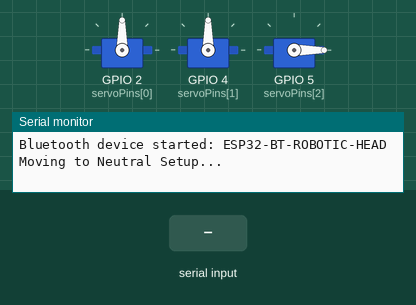
The sketch below on a simulated ESP32. On the bench: 3 × servo, the last lines printed to the serial monitor. The inputs (shaded band) are chosen by the test bench. Nothing arrives over Bluetooth unless stated.

Above: at 2.1 s.
2.2 s: "1:1\n" received over the second serial link
4.9 s: "V2:1\n" received over the second serial link
At 5.6 s:
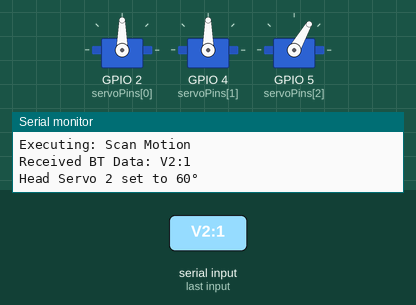
6.4 s: "0:1\n" received over the second serial link
At 6.55 s:
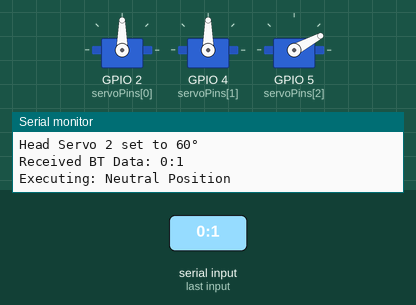
8.2 s: "2:1\n" received over the second serial link
At 8.35 s:
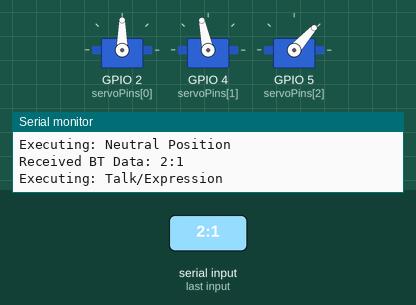
Timing chart, 0 to 11.2 s (numbered marks = the images above; inputs shaded):
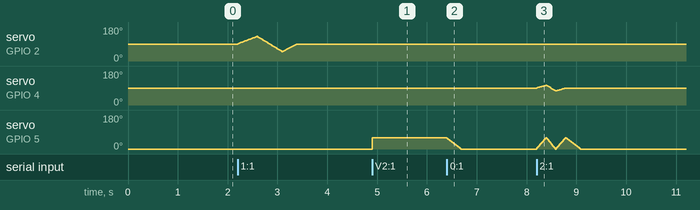

The sketch:

BLE_Head_Contol_V1.0-main.ino
```cpp
/*
- =====================================================================================
-  Project       : ESP32 Robotic Head Firmware (Direct PWM / Classic Bluetooth)
-  Author        : Rupesh Thakur (https://github.com/Rupesh6786)
-  Repository    : https://github.com/Rupesh6786/BLE_Head_Control_V1.0.git
-  Target MCU    : ESP32 (WROOM-32 / ESP32-DevKit v1)
-  Language      : C++ / Arduino Framework
- =====================================================================================
-
-  [OVERVIEW]
-  Firmware for a 3-DOF Robotic Head (Neck, Eyes, Mouth) driven directly via ESP32 PWM
-  pins without external hardware servo drivers. Features smooth interpolation curves,
-  virtual pin command parser matching app protocols, and low-power optimization.
-
-  [ROBOT TOPOLOGY & PINOUT & LIMITS]
- Neck (V0)  : GPIO 2  (Base Rotation) -> Limits: 40° to 140° (Neutral: 90°)
- Eyes (V1)  : GPIO 4  (Pan Tracking)  -> Limits: 50° to 115° (Neutral: 90°)
- Mouth (V2) : GPIO 5  (Jaw Mechanism) -> Limits: 0° to 60°   (Closed: 0°, Open: 60°)
- =====================================================================================
 */

#include "BluetoothSerial.h"
#include <ESP32Servo.h>

BluetoothSerial SerialBT;

// ---------- Servos & Pin Configuration ----------
static const int numberOfServos = 3;
static const int servoPins[numberOfServos] = {2, 4, 5};
/*
  servoPins[0] = 2  -> Neck (V0)
  servoPins[1] = 4  -> Eyes (V1)
  servoPins[2] = 5  -> Mouth (V2)
*/

Servo servos[numberOfServos];

// ---------- Servo Min / Max & Neutral Limits ----------
// Neck Limits
const int NECK_MIN     = 40;  // Right
const int NECK_MAX     = 140; // Left
const int NECK_NEUTRAL = 90;

// Eyes Limits
const int EYES_MIN     = 50;  // Right
const int EYES_MAX     = 115; // Left
const int EYES_NEUTRAL = 90;

// Mouth Limits
const int MOUTH_CLOSED = 0;
const int MOUTH_OPEN   = 60;

// Initial positions {Neck, Eyes, Mouth}
int servoPos[numberOfServos] = { NECK_NEUTRAL, EYES_NEUTRAL, MOUTH_CLOSED };
const int servoPrgPeriod = 20; // 20 ms interpolation period

#include "animations.h"

// ========== Helper: Run a sequence smoothly with interpolation ==========
void runHeadPrg(const int sequence[][HEAD_ACE], int steps) {
  for (int i = 0; i < steps; i++) {
    int target[numberOfServos];
    for (int s = 0; s < numberOfServos; s++) {
      target[s] = pgm_read_dword(&(sequence[i][s]));
    }
    int totalTime = pgm_read_dword(&(sequence[i][HEAD_SERVOS]));
    if (totalTime < servoPrgPeriod) totalTime = servoPrgPeriod;

    int segments = totalTime / servoPrgPeriod;
    if (segments < 1) segments = 1;

    for (int step = 1; step <= segments; step++) {
      for (int s = 0; s < numberOfServos; s++) {
        // Interpolation calculation with fixed multiplication operator (*)
        long nextAngle = servoPos[s] + ((long)(target[s] - servoPos[s]) * step) / segments;

        // Constrain each servo according to its specific safe hardware limits
        int cmd = nextAngle;
        if (s == 0) cmd = constrain(nextAngle, NECK_MIN, NECK_MAX);
        else if (s == 1) cmd = constrain(nextAngle, EYES_MIN, EYES_MAX);
        else if (s == 2) cmd = constrain(nextAngle, MOUTH_CLOSED, MOUTH_OPEN);

        servos[s].write(cmd);
      }
      delay(servoPrgPeriod);
    }

    for (int s = 0; s < numberOfServos; s++) {
      servoPos[s] = target[s];
    }
  }
}

// ========== Parse Incoming Bluetooth Data ==========
void parseBluetoothCommand(String data) {
  data.trim();
  if (data.length() == 0) return;

  Serial.println("Received BT Data: " + data);

  // 1. Check if it's a slider / pin format (e.g., "V0:120" or "V2:1")
  if (data.startsWith("V") && data.indexOf(':') != -1) {
    int colonIdx = data.indexOf(':');
    String pinStr = data.substring(1, colonIdx); // Extracts '0', '1', or '2'
    int val = data.substring(colonIdx + 1).toInt();

    int pinNum = -1;
    if (pinStr.equals("0")) pinNum = 0;      // V0 -> Neck
    else if (pinStr.equals("1")) pinNum = 1; // V1 -> Eyes
    else if (pinStr.equals("2")) pinNum = 2; // V2 -> Mouth

    if (pinNum >= 0 && pinNum < numberOfServos) {
      // Apply specific min/max limit mappings based on the servo pin
      if (pinNum == 0) {
        // Neck: map toggle or constrain within 40 to 140
        if (val == 1) val = NECK_MAX;
        else if (val == 0) val = NECK_NEUTRAL;
        servoPos[pinNum] = constrain(val, NECK_MIN, NECK_MAX);
      }
      else if (pinNum == 1) {
        // Eyes: map toggle or constrain within 50 to 115
        if (val == 1) val = EYES_MAX;
        else if (val == 0) val = EYES_NEUTRAL;
        servoPos[pinNum] = constrain(val, EYES_MIN, EYES_MAX);
      }
      else if (pinNum == 2) {
        // Mouth: toggle 1/0 maps to Open (60°) / Closed (0°)
        if (val == 1 || val == 180) val = MOUTH_OPEN;
        else val = MOUTH_CLOSED;
        servoPos[pinNum] = constrain(val, MOUTH_CLOSED, MOUTH_OPEN);
      }

      servos[pinNum].write(servoPos[pinNum]);
      Serial.printf("Head Servo %d set to %d°\n", pinNum, servoPos[pinNum]);
    }
  }
  // 2. Otherwise, treat it as an animation preset command
  else {
    int command = data.toInt();
    switch (command) {
      case 0:
        Serial.println("Executing: Neutral Position");
        runHeadPrg(headPrg00, headPrg00step);
        break;
      case 1:
        Serial.println("Executing: Scan Motion");
        runHeadPrg(headPrg01, headPrg01step);
        break;
      case 2:
        Serial.println("Executing: Talk/Expression");
        runHeadPrg(headPrg02, headPrg02step);
        break;
      default:
        Serial.println("⚠️ Invalid head command!");
        break;
    }
  }
}

// ========== Setup ==========
void setup() {
  Serial.begin(115200);
  delay(300);

  // Start Classic Bluetooth Serial matching app connection name
  SerialBT.begin("ESP32-BT-ROBOTIC-HEAD");
  Serial.println("\nBluetooth device started: ESP32-BT-ROBOTIC-HEAD");

  // Attach servos and move to initial positions safely
  for (int i = 0; i < numberOfServos; i++) {
    servos[i].attach(servoPins[i]);
    servos[i].write(servoPos[i]);
  }

  delay(300);
  Serial.println("Moving to Neutral Setup...");
  runHeadPrg(headPrg00, headPrg00step);
}

// ========== Loop ==========
void loop() {
  if (SerialBT.available()) {
    String dataIn = SerialBT.readStringUntil('\n');
    parseBluetoothCommand(dataIn);
  }
}
```

animations.h
```cpp
// Number of columns: 3 servos + 1 column for step duration in ms
#define NUMBER_OF_ACE (numberOfServos + 1)
#define HEAD_ACE      NUMBER_OF_ACE
#define HEAD_SERVOS   numberOfServos

// ========== HEAD ANIMATIONS ==========
// Convention: { neck, eyes, mouth, duration }

// 0) Neutral Position (Straight, centered eyes, mouth closed)
const int headPrg00step = 1;
const int headPrg00[][HEAD_ACE] PROGMEM = {
  { 90, 90, 0, 300 }   // Neutral pose
};

// 1) Scan Motion (Looking left and right to scan environment)
const int headPrg01step = 3;
const int headPrg01[][HEAD_ACE] PROGMEM = {
  { 130, 90, 0, 400 },  // Look Left
  { 50,  90, 0, 500 },  // Look Right
  { 90,  90, 0, 300 }   // Return to Center
};

// 2) Talk / Expression (Jaw movement combined with gaze shifts)
const int headPrg02step = 4;
const int headPrg02[][HEAD_ACE] PROGMEM = {
  { 90, 105, 60, 200 },  // Gaze Left, Mouth Open
  { 90, 75,  0,  200 },  // Gaze Right, Mouth Closed
  { 90, 90,  60, 200 },  // Center, Mouth Open
  { 90, 90,  0,  300 }   // Center, Mouth Closed (Rest)
};
```

Measured:
- after the input at 4.9 s, servo on GPIO 5 (servoPins[2]): 0° → 60° at once
- after the input at 6.4 s, servo on GPIO 5 (servoPins[2]): moves from 60° to 0° over 0.28 s, starting at once
